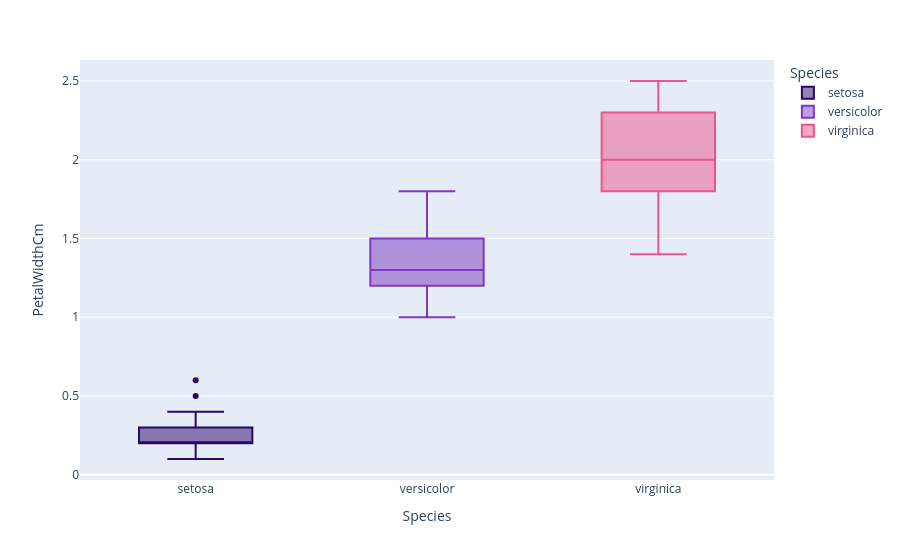

Notebook code cell kept with this figure:
### Markdown cell above
## Petal-Width

### Code cell
fig = px.box(data_frame=iris, x='Species',y='PetalWidthCm',color='Species',color_discrete_sequence=['#29066B','#7D3AC1','#EB548C'],orientation='v')
fig.show()

### Figure 1 — Plotly figure (JSON) as saved in the notebook; plotly's stock layout.template omitted (floating-point values rounded to 4 significant figures)
{"data": [{"alignmentgroup": "True", "hovertemplate": "Species=%{x}<br>PetalWidthCm=%{y}<extra></extra>", "legendgroup": "setosa", "marker": {"color": "#29066B"}, "name": "setosa", "notched": false, "offsetgroup": "setosa", "orientation": "v", "showlegend": true, "type": "box", "x": ["setosa", "setosa", "setosa", "setosa", "setosa", "setosa", "setosa", "setosa", "setosa", "setosa", "setosa", "setosa", "setosa", "setosa", "setosa", "setosa", "setosa", "setosa", "setosa", "setosa", "setosa", "setosa", "setosa", "setosa", "setosa", "setosa", "setosa", "setosa", "setosa", "setosa", "setosa", "setosa", "setosa", "setosa", "setosa", "setosa", "setosa", "setosa", "setosa", "setosa", "setosa", "setosa", "setosa", "setosa", "setosa", "setosa", "setosa", "setosa", "setosa", "setosa"], "x0": " ", "xaxis": "x", "y": [0.2, 0.2, 0.2, 0.2, 0.2, 0.4, 0.3, 0.2, 0.2, 0.1, 0.2, 0.2, 0.1, 0.1, 0.2, 0.4, 0.4, 0.3, 0.3, 0.3, 0.2, 0.4, 0.2, 0.5, 0.2, 0.2, 0.4, 0.2, 0.2, 0.2, 0.2, 0.4, 0.1, 0.2, 0.2, 0.2, 0.2, 0.1, 0.2, 0.2, 0.3, 0.3, 0.2, 0.6, 0.4, 0.3, 0.2, 0.2, 0.2, 0.2], "y0": " ", "yaxis": "y"}, {"alignmentgroup": "True", "hovertemplate": "Species=%{x}<br>PetalWidthCm=%{y}<extra></extra>", "legendgroup": "versicolor", "marker": {"color": "#7D3AC1"}, "name": "versicolor", "notched": false, "offsetgroup": "versicolor", "orientation": "v", "showlegend": true, "type": "box", "x": ["versicolor", "versicolor", "versicolor", "versicolor", "versicolor", "versicolor", "versicolor", "versicolor", "versicolor", "versicolor", "versicolor", "versicolor", "versicolor", "versicolor", "versicolor", "versicolor", "versicolor", "versicolor", "versicolor", "versicolor", "versicolor", "versicolor", "versicolor", "versicolor", "versicolor", "versicolor", "versicolor", "versicolor", "versicolor", "versicolor", "versicolor", "versicolor", "versicolor", "versicolor", "versicolor", "versicolor", "versicolor", "versicolor", "versicolor", "versicolor", "versicolor", "versicolor", "versicolor", "versicolor", "versicolor", "versicolor", "versicolor", "versicolor", "versicolor", "versicolor"], "x0": " ", "xaxis": "x", "y": [1.4, 1.5, 1.5, 1.3, 1.5, 1.3, 1.6, 1, 1.3, 1.4, 1, 1.5, 1, 1.4, 1.3, 1.4, 1.5, 1, 1.5, 1.1, 1.8, 1.3, 1.5, 1.2, 1.3, 1.4, 1.4, 1.7, 1.5, 1, 1.1, 1, 1.2, 1.6, 1.5, 1.6, 1.5, 1.3, 1.3, 1.3, 1.2, 1.4, 1.2, 1, 1.3, 1.2, 1.3, 1.3, 1.1, 1.3], "y0": " ", "yaxis": "y"}, {"alignmentgroup": "True", "hovertemplate": "Species=%{x}<br>PetalWidthCm=%{y}<extra></extra>", "legendgroup": "virginica", "marker": {"color": "#EB548C"}, "name": "virginica", "notched": false, "offsetgroup": "virginica", "orientation": "v", "showlegend": true, "type": "box", "x": ["virginica", "virginica", "virginica", "virginica", "virginica", "virginica", "virginica", "virginica", "virginica", "virginica", "virginica", "virginica", "virginica", "virginica", "virginica", "virginica", "virginica", "virginica", "virginica", "virginica", "virginica", "virginica", "virginica", "virginica", "virginica", "virginica", "virginica", "virginica", "virginica", "virginica", "virginica", "virginica", "virginica", "virginica", "virginica", "virginica", "virginica", "virginica", "virginica", "virginica", "virginica", "virginica", "virginica", "virginica", "virginica", "virginica", "virginica", "virginica", "virginica", "virginica"], "x0": " ", "xaxis": "x", "y": [2.5, 1.9, 2.1, 1.8, 2.2, 2.1, 1.7, 1.8, 1.8, 2.5, 2, 1.9, 2.1, 2, 2.4, 2.3, 1.8, 2.2, 2.3, 1.5, 2.3, 2, 2, 1.8, 2.1, 1.8, 1.8, 1.8, 2.1, 1.6, 1.9, 2, 2.2, 1.5, 1.4, 2.3, 2.4, 1.8, 1.8, 2.1, 2.4, 2.3, 1.9, 2.3, 2.5, 2.3, 1.9, 2, 2.3, 1.8], "y0": " ", "yaxis": "y"}], "layout": {"boxmode": "overlay", "legend": {"title": {"text": "Species"}, "tracegroupgap": 0}, "margin": {"t": 60}, "xaxis": {"anchor": "y", "categoryarray": ["setosa", "versicolor", "virginica"], "categoryorder": "array", "domain": [0, 1], "title": {"text": "Species"}}, "yaxis": {"anchor": "x", "domain": [0, 1], "title": {"text": "PetalWidthCm"}}}}
